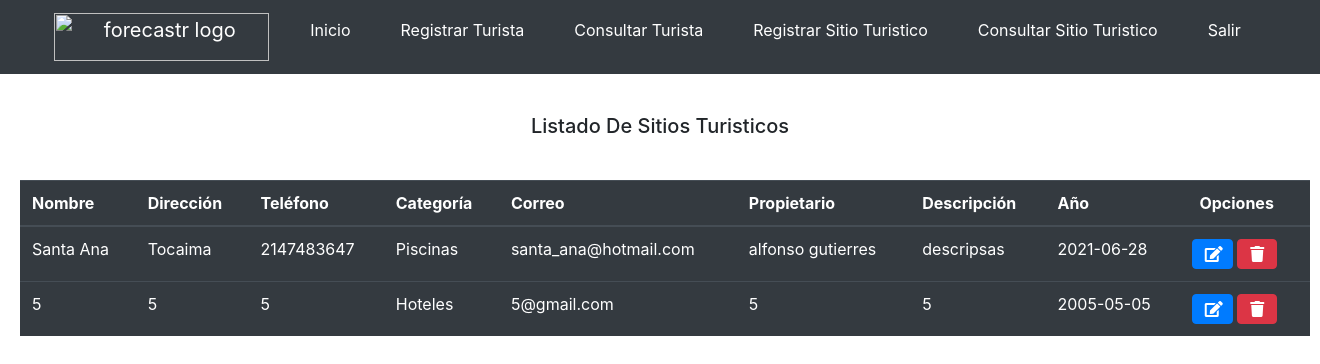
The page /frmSitioTuristicocons (signed in) on the database its author committed.
### tables this page shows
CREATE TABLE `sitiosturisticos` (
  `idSitioTuristico` int(11) NOT NULL,
  `nombreST` varchar(40) NOT NULL,
  `direccionST` varchar(40) DEFAULT NULL,
  `telefonoST` int(25) DEFAULT NULL,
  `tipoST` enum('Piscinas','Hoteles','Restaurantes','Quebradas') DEFAULT NULL,
  `correoST` varchar(40) DEFAULT NULL,
  `propietarioST` varchar(40) DEFAULT NULL,
  `descripcionST` varchar(50) DEFAULT NULL,
  `yearST` varchar(10) DEFAULT NULL
);

### models/conexion.php (called while the page is built)
<?php
class Conexion {
	public function conectar() {
		$pdo = new PDO("mysql:host=localhost;dbname=tocaimapp","root", "");
		return $pdo;
		}
	}
?>

### models/SitioTuristicomodelo.php (called while the page is built, shortened)
<?php
require_once 'conexion.php';
class SitioTuristicoModelo extends Conexion {
	public function consultarSitioTuristicoModelo($tabla) {
		$stmt = Conexion::conectar()->prepare("SELECT * FROM $tabla");
		$stmt->bindParam(':id', $id, PDO::PARAM_INT);
		try{
			if($stmt->execute()){
				return $stmt->fetchAll();
			}
			else{
				return[];
			}
		}catch (PDOException $e) {
			print_r($e->getMessage());
		}
	}
}
?>

### controllers/paginacontrolador.php (called while the page is built, shortened)
<?php
class PaginaControlador {
	public function template() {
		include "views/template.php";
	}
	public function enlacesPaginasControlador(){
		if (isset($_GET['action'])) {
			$enlace = $_GET['action'];
		}
		else{
			$enlace = 'ingresar';
		}
		$respuesta = new PaginaModelo();
		$pagina = $respuesta->enlacesPaginasModelo($enlace);
		include("$pagina");
	}
}
?>

### index.php (called while the page is built, shortened)
<?php
	require_once('controllers/paginacontrolador.php');
	require_once('controllers/SitioTuristicoControlador.php');
	require_once('models/SitioTuristicomodelo.php');
	$controlador = new PaginaControlador();
	$controlador->template();
?>

### controllers/SitioTuristicoControlador.php (the view, shortened to what this page needs)
<?php
class SitioTuristicoControlador{
	public function consultarSitioTuristicoControlador(){
		$obj = new SitioTuristicoModelo();
		$respuesta = $obj->consultarSitioTuristicoModelo('sitiosturisticos');
		foreach ($respuesta as $row => $valor){
			print "<tr>
			<td>{$valor['nombreST']}</td>
			<td>{$valor['direccionST']}</td>
			<td>{$valor['telefonoST']}</td>
			<td>{$valor['tipoST']}</td>
			<td>{$valor['correoST']}</td>
			<td>{$valor['propietarioST']}</td>
			<td>{$valor['descripcionST']}</td>
			<td>{$valor['yearST']}</td>
			<td>
			<a href='index.php?action=frmSitioTuristicoedit&idsitioturistico={$valor['idSitioTuristico']}'>
			<button class='btn btn-primary' style='width: 41px;'><span class='fas fa-edit'></span></button></a>
			<a href='index.php?action=frmSitioTuristicocons&del={$valor['idSitioTuristico']}'>
			<button class='btn btn-danger'><span class='fas fa-trash'></button></a>
			</tr>";
		}
	}
}
?>

### views/css/hover.css (style rules this page uses)
* { margin: 0; padding: 0; -webkit-box-sizing: border-box; box-sizing: border-box; }

### views/template.php (style rules this page uses)
body { background-image: url(public/imgs/background.jpg); background-position: center center; background-repeat: no-repeat; background-attachment: fixed; background-size: cover; }

### rows shown on the page
sitiosturisticos: nombreST "Santa Ana", direccionST "Tocaima", telefonoST "2147483647", tipoST "Piscinas", correoST "santa_ana@hotmail.com", propietarioST "alfonso gutierres", descripcionST "descripsas", yearST "2021-06-28"
sitiosturisticos: nombreST "5", direccionST "5", telefonoST "5", tipoST "Hoteles", correoST "5@gmail.com", propietarioST "5", descripcionST "5", yearST "2005-05-05"
